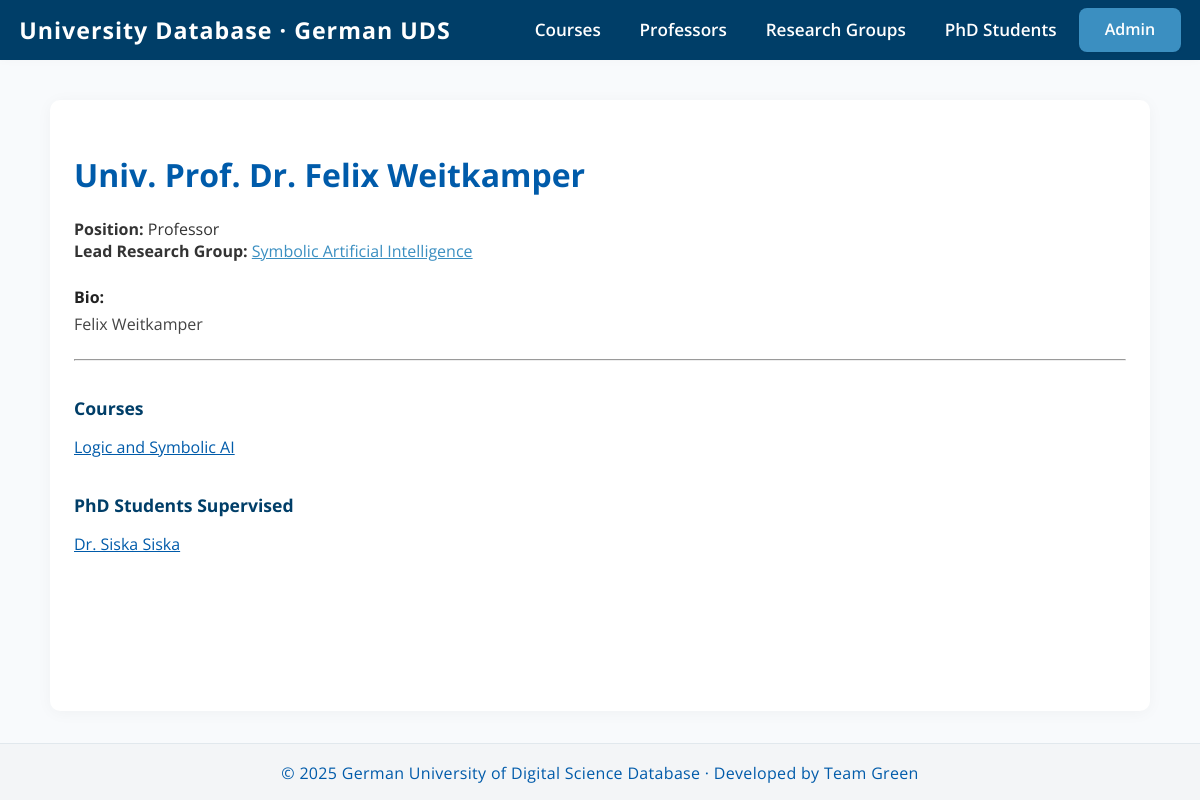
Before: /professors/1/ with the older database file.
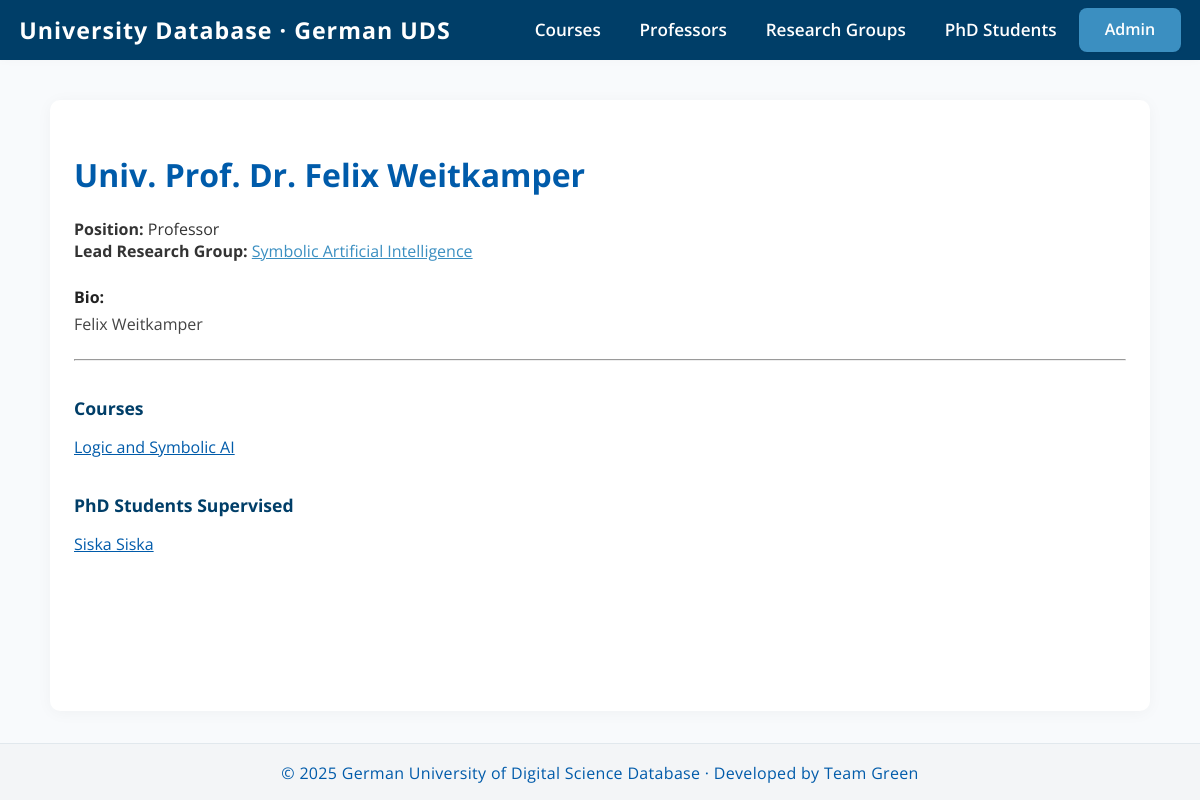
After: the same page with the newer database file.
### university/models.py (models this page shows)
class PhDStudent(models.Model):
    title = models.CharField(max_length=50, blank=True)  # <-- add blank=True here
    name = models.CharField(max_length=255)
    research_group = models.ForeignKey(ResearchGroup, on_delete=models.CASCADE, related_name='phd_students')
    supervisor = models.ForeignKey(Professor, on_delete=models.CASCADE, related_name='phd_students')
    enrollment_date = models.DateField()
    image_url = models.URLField(blank=True)
    class Meta:
        verbose_name = "PhD student"
        verbose_name_plural = "PhD students"
    def __str__(self):
        return f"{self.title} {self.name}".strip()

### university/views.py (the view)
# urls.py: path('professors/<int:pk>/', views.professor_detail, name='professor_detail'),
def professor_detail(request, pk):
    professor = get_object_or_404(Professor, pk=pk)
    return render(request, 'university/professor_detail.html', {'professor': professor})

### university/models.py (called while the page is built)
    def __str__(self):
        return f"{self.title} {self.name}"

### university/templates/university/professor_detail.html (shortened to what this page needs)
{% extends "university/base.html" %}
{% block content %}
<h1 style="color:#005baa;">{{ professor }}</h1>
<p style="color:#333;">
  <strong>Position:</strong> {{ professor.position }}<br>
  {% if professor.research_group %}
    <strong>Lead Research Group:</strong>
    <a href="{% url 'researchgroup_detail' professor.research_group.id %}" style="color:#3b8fc1;">
      {{ professor.research_group.name }}
    </a>
  {% endif %}
</p>
{% if professor.bio %}
  <div style="margin:1.5em 0;">
    <strong>Bio:</strong>
    <div style="color:#444; margin-top:0.3em;">{{ professor.bio }}</div>
  </div>
{% endif %}
<hr>
<h2 style="font-size:1.1em; color:#003e68; margin-top:2em;">Courses</h2>
<ul style="list-style:none; padding:0;">
  {% for course in professor.courses.all %}
    <li style="margin-bottom:0.7em;">
      <a href="{% url 'course_detail' course.id %}" style="color:#005baa;">
        {{ course.name }}
      </a>
    </li>
  {% empty %}
    <li>No courses taught by this professor.</li>
  {% endfor %}
</ul>
{% if professor.phd_students.all.count %}
  <h2 style="font-size:1.1em; color:#003e68; margin-top:2em;">PhD Students Supervised</h2>
  <ul style="list-style:none; padding:0;">
    {% for student in professor.phd_students.all %}
      <li style="margin-bottom:0.7em;">
        <a href="{% url 'phdstudent_detail' student.id %}" style="color:#005baa;">
          {{ student }}
        </a>
      </li>
    {% endfor %}
  </ul>
{% endif %}
{% endblock %}

Changed rows visible on the page:
changed PhDStudent: title+name "Dr. Siska Siska" → "Siska Siska"
